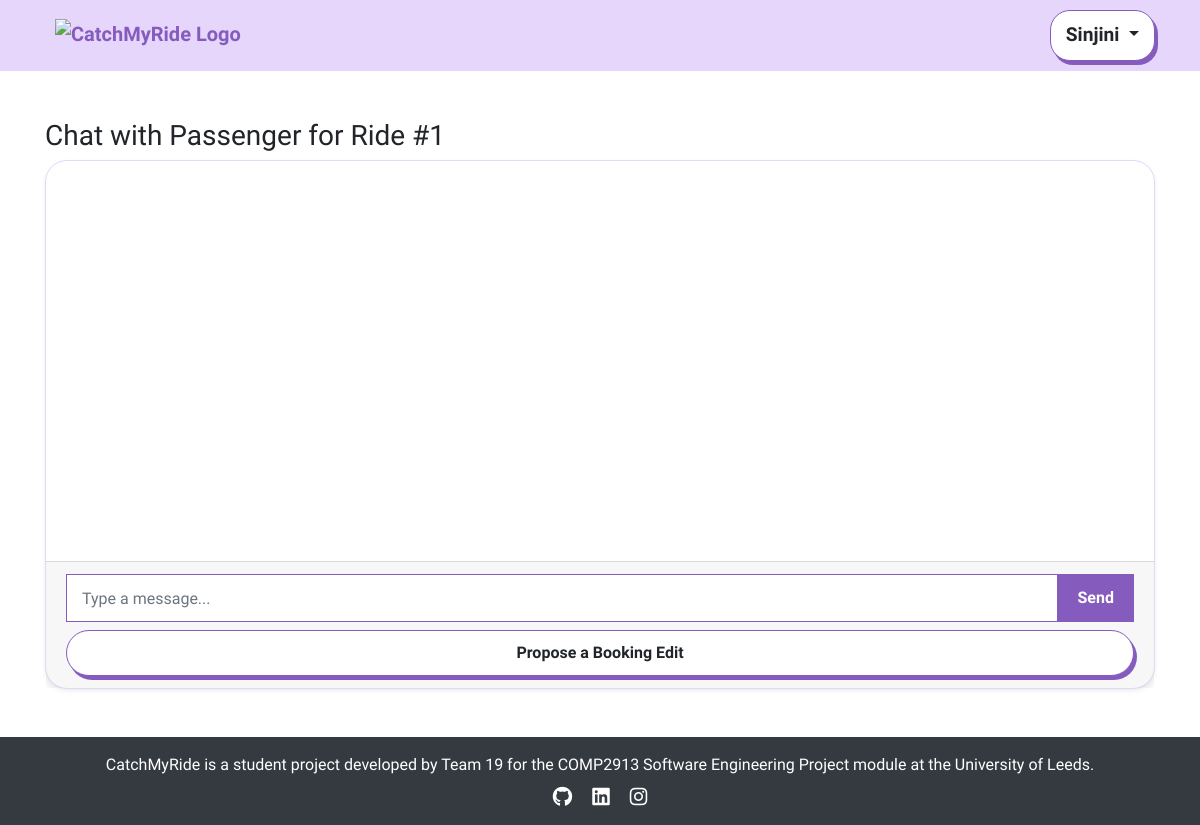
Page /chat/3 (signed in) on the earlier database version.
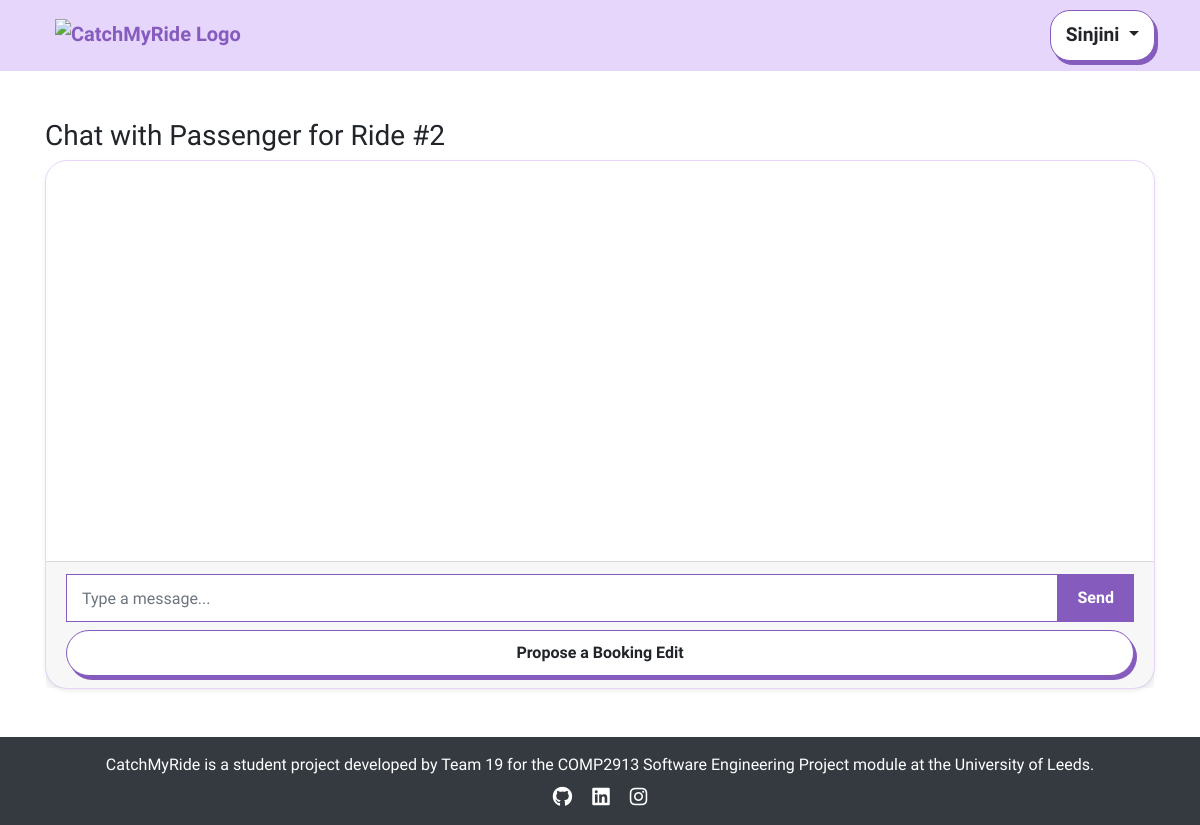
Same page on the later database version.
### app/models.py (models this page shows, shortened)
class book_ride(db.Model):
    id = db.Column(db.Integer, primary_key=True)
    user_id = db.Column(db.Integer, db.ForeignKey('user.id'), nullable=False)
    ride_id = db.Column(db.Integer, db.ForeignKey('publish_ride.id'), nullable=False)
    status = db.Column(db.String(20), default="Booked")
    total_price = db.Column(db.Float, nullable=False)
    seats_selected = db.Column(db.Integer, nullable=False)
    confirmation_email = db.Column(db.String(150), nullable=False) # ⁉️ do we need this
    ride_date = db.Column(db.DateTime, nullable=True)
    cancellation_timestamp = db.Column(db.DateTime, nullable=True)
    ride = db.relationship('publish_ride', backref='bookings')

### app/views.py (the view)
@app.route('/chat/<int:booking_id>')
@login_required
def chat_view(booking_id):
    booking = book_ride.query.get_or_404(booking_id)
    if current_user.id not in [booking.user_id, booking.ride.driver_id]:
        return "Unauthorized", 403
    return render_template("chat.html", booking=booking)

### app/views.py (called while the page is built)
@app.before_request
def check_redirect_after_login():
    if 'redirect_after_login' in session and current_user.is_authenticated:
        redirect_path = session.pop('redirect_after_login')
        return redirect(redirect_path)

@login_manager.user_loader
def load_user(user_id):
    return User.query.get(int(user_id))

@app.context_processor
def inject_user():
    return dict(user=current_user)

### app/templates/chat.html (shortened to what this page needs)
{% extends 'base.html' %}
{% block content %}
<div class="container mt-5">
		<h3>Chat with {{ 'Driver' if booking.user_id == user.id else 'Passenger' }} for Ride #{{ booking.ride_id }}</h3>
		<div class="card shadow-sm">
				<div class="card-body" id="chat-box" style="height: 400px; overflow-y: auto;">
				</div>
				<div class="card-footer">
						<form id="chat-form">
								<div class="chat-input-group d-flex">
										<input type="text" id="message-input" class="form-control chat-input" placeholder="Type a message..." autocomplete="off">
										<button class="btn btn-send" type="submit">Send</button>
								</div>
								<button type="button" class="btn btn-base btn-one btn-block mt-2" id="openProposalModal">Propose a Booking Edit</button>
						</form>
				</div>
		</div>
</div>
{% endblock %}

Differences in the rows shown:
changed book_ride: ride_id "1" → "2"
